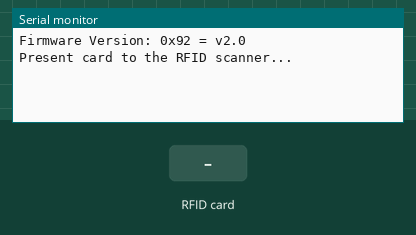
Simulated run of this sketch. Board: Arduino Uno, built with avr-gcc and run on an emulated ATmega328P. Shown: the last lines printed to the serial monitor. Inputs (shaded band) come from the test bench.

Above: at 1.2 s.
1.3 s: RFID card 6A 16 53 83 held to the reader
At 2.0 s:
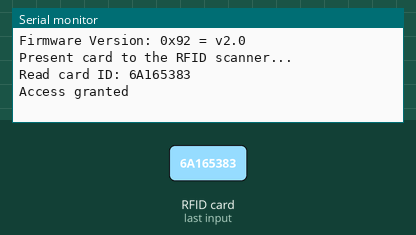
2.8 s: RFID card 5E 7A 19 C4 held to the reader
At 3.4 s:
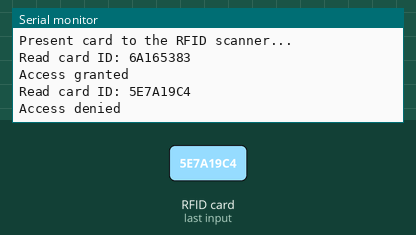

The sketch:

RFID-RC522-challenge.ino
```cpp
// (licence header left out)
#include <SPI.h>                      // SPI library
#include <MFRC522.h>                  // MFRC522 library

const int pinRST =  9;                // Reset pin
const int pinSS =  10;                // Serial data pin

const String cardIdValid = "6A165383";  // Valid Card ID

MFRC522 mfrc522(pinSS, pinRST);       // Initialise the MFRC522 on pinSS and pinRST

// Read the ID of the RFID card
void getCardID() {

  // If there is a new card found AND
  // If card data is read
  // PICC = Proximity Integrated Circuit Card
  if (mfrc522.PICC_IsNewCardPresent() && mfrc522.PICC_ReadCardSerial()) {

    String cardIdRead = "";

    // There are cards with 4 or 7 bytes. The library doesn't support 7 bit addresses
    // therefore we only need to iterate over 4 bytes
    for (byte i = 0; i < mfrc522.uid.size; i++) {
      cardIdRead.concat(String(mfrc522.uid.uidByte[i] < 0x10 ? "0" : ""));
      cardIdRead.concat(String(mfrc522.uid.uidByte[i], HEX));
    }

    // Convert all letters to uppercase
    cardIdRead.toUpperCase();

    Serial.print("Read card ID: ");
    Serial.println(cardIdRead);

    // if the cardID is valid
    if (cardIdRead == cardIdValid) {
      Serial.println("Access granted");
    } else {
      Serial.println("Access denied");
    }

    Serial.println("");

    // Stop reading the card
    mfrc522.PICC_HaltA();
  }
}


void setup() {
  Serial.begin(9600);   // Initialise the serial monitor

  SPI.begin();          // Initialise the SPI bus
  mfrc522.PCD_Init();   // Initialise the MFRC522 reader

  // Print MFRC522 Card Reader details to the serial monitor
  mfrc522.PCD_DumpVersionToSerial();

  Serial.println("Present card to the RFID scanner...");
}

void loop() {
  getCardID();
}
```

Measured:
- after the input at 1.3 s, the serial monitor: prints a new line at once (image 1)
- after the input at 2.8 s, the serial monitor: prints a new line at once (image 2)
